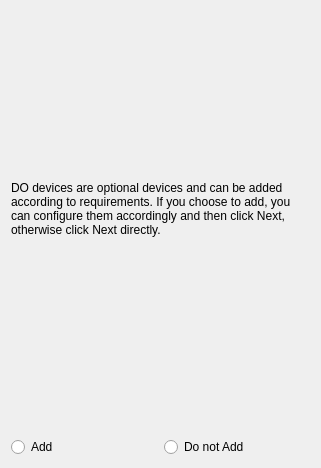
<?xml version="1.0" encoding="UTF-8"?>
<ui version="4.0">
 <class>GuidDoSetting</class>
 <widget class="QWidget" name="GuidDoSetting">
  <property name="geometry">
   <rect>
    <x>0</x>
    <y>0</y>
    <width>321</width>
    <height>468</height>
   </rect>
  </property>
  <property name="windowTitle">
   <string>Form</string>
  </property>
  <layout class="QVBoxLayout" name="verticalLayout" stretch="1,1,8">
   <property name="topMargin">
    <number>0</number>
   </property>
   <item>
    <widget class="QLabel" name="label">
     <property name="text">
      <string>DO devices are optional devices and can be added according to requirements. If you choose to add, you can configure them accordingly and then click Next, otherwise click Next directly.
</string>
     </property>
     <property name="wordWrap">
      <bool>true</bool>
     </property>
    </widget>
   </item>
   <item>
    <layout class="QHBoxLayout" name="horizontalLayout">
     <item>
      <widget class="QRadioButton" name="radioButton_set">
       <property name="text">
        <string>Add</string>
       </property>
      </widget>
     </item>
     <item>
      <widget class="QRadioButton" name="radioButton_ignore">
       <property name="sizePolicy">
        <sizepolicy hsizetype="Minimum" vsizetype="Fixed">
         <horstretch>0</horstretch>
         <verstretch>0</verstretch>
        </sizepolicy>
       </property>
       <property name="text">
        <string>Do not Add</string>
       </property>
      </widget>
     </item>
    </layout>
   </item>
   <item>
    <layout class="QVBoxLayout" name="vLayout_content"/>
   </item>
  </layout>
 </widget>
 <resources/>
 <connections/>
</ui>
